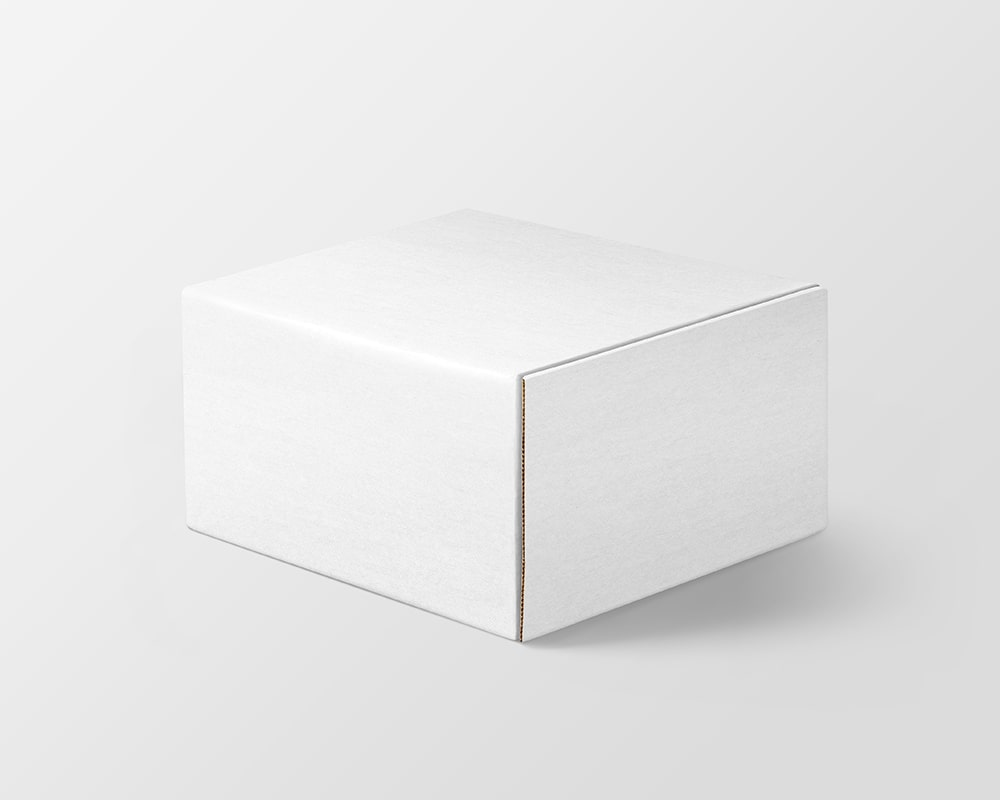
#> input picture test/mailingBoxmockup.jpg, 1000 x 800 px, given in place of snackBag.jpg, which was not available
$ python textPlacement.py
#> lines starting #> are read from the running program, lines starting #| are printed output that depends on the picture; pictures that were not available may be replaced by others from this repository, and a replacement may not be noted
import requests
import numpy as np
from datetime import datetime
import os
import cv2
import cvzone
import matplotlib.pyplot  as plt
from PIL import Image, ImageDraw, ImageFont

def image_resize(image, width = None, height = None, inter = cv2.INTER_AREA):

    dim = None
    (h, w) = image.shape[:2]

    if width is None and height is None:
        return image

    if width is None:

        r = height / float(h) #type:ignore
        dim = (int(w * r), height)
    else:
        # calculate the ratio of the width and construct the
        # dimensions
        r = width / float(w)
        dim = (width, int(h * r))
        (h, w)  = dim

    # resize the image
    resized = cv2.resize(image, dim, interpolation = inter)#type:ignore

    return resized


def create_mockup(image,path,mockup,logo=None,pos=None,text=None):

#> called with image = './goandpin123832 3.png', path = './Patternmango.png', mockup = 'FB', text = 'WE NEVER WALK'
    import matplotlib.pyplot as plt

    mockup_path = './originMockup.jpg'
    bg_mockup_path = './originMockup2.jpg'
    x =30
    y = 410
    if pos == 'top':
        y =320
    elif pos == 'bottom':
        y = 530

    if mockup == 'TB':
        mockup_path = './tall box.jpg'
        bg_mockup_path = './tallBoxOrigin.jpg'
        x = 15
        y = 310
        shear = 0.08
        if pos == 'top':
            y =50
            x = 80
            shear = -0.055
        elif pos == 'bottom':
            x = -10
            y = 450
            shear = 0.02


        mask = Image.open(mockup_path).convert('L')
        pattern = cv2.imread(image)
        pattern = cv2.cvtColor(pattern, cv2.COLOR_BGR2RGBA)
        src2 = Image.new("RGB", mask.size, 255)

        rows, cols, dim = pattern.shape
        M = np.float32([[1, -0.186,250], #  shear x ,pos x 0
              [-0.055, 1  ,100], #shear y , pos y 0.385
              [0, 0  , 1]]) # type: ignore

        pattern = cv2.warpPerspective(pattern,M,(int(cols*1),int(rows*1)))# type: ignore

        if logo is not None:
            M = np.float32([[1, 0,420], #  shear x ,pos x 0
            [shear, 1  ,100], #shear y , pos y 0.385
            [0, 0  , 1]]) # type: ignore
            logo = cv2.imread(logo,cv2.IMREAD_UNCHANGED)
            logo = cv2.cvtColor(logo, cv2.COLOR_BGR2RGBA)
            logo = image_resize(logo, width =110)
            logo = cv2.warpPerspective(logo,M,(int(cols*1),int(rows*2))) # type: ignore
            # pattern = cvzone.overlayPNG(pattern,logo,[x,y])
            #make overlay
            pattern = cvzone.overlayPNG(pattern,logo,[x,y])

        #TODO text
        if text is not None:
            text = text.replace(' ','\n')
            M = np.float32([[1, 0,420], #  shear x ,pos x 0
            [shear, 1  ,100], #shear y , pos y 0.385
            [0, 0  , 1]]) # type: ignore

            plain_image = Image.new("RGBA", mask.size, 0)
            d1 = ImageDraw.Draw(plain_image)
            myFont = ImageFont.truetype('MN MINI.ttf', 48)
            # text((x,y),text,font,fill,spacing,align='center')
            # y = 0 top y = 500 center y =200 bottom
            d1.text((0,0),text, font=myFont, fill =(0, 0, 0),align='left')
            text_plain_image = np.array(plain_image)
            text_plain_image = cv2.warpPerspective(text_plain_image,M,(int(cols*1),int(rows*2))) # type: ignore

            # plain_image.show()
            pattern = cvzone.overlayPNG(pattern,text_plain_image,[x,y])

        src = Image.fromarray(pattern).resize(mask.size)
        mockup = Image.open(bg_mockup_path)
        mockup.paste(src,(0,0),mask=mask) # type: ignore
        mockup.show()
        # mockup.save(path)
        return


    elif mockup == 'MLB':
        mockup_path = './milkmockup.png'
        bg_mockup_path = './milkmockupOrigin.png'

        y = 410
        if pos == 'top':
            y =250
        elif pos == 'bottom':
            y = 630


        mask = Image.open(mockup_path).convert('L')
        pattern = cv2.imread(image)
        pattern = cv2.cvtColor(pattern, cv2.COLOR_BGR2RGBA)
        src2 = Image.new("RGBA", mask.size, 0)
        rows, cols, dim = pattern.shape
        M = np.float32([[1, 0,380], #  shear x ,pos x 0
              [-0.055, 1  ,100], #shear y , pos y 0.385
              [0, 0  , 1]]) # type: ignore

        if logo is not None:
            logo = cv2.imread(logo,cv2.IMREAD_UNCHANGED)
            logo = cv2.cvtColor(logo, cv2.COLOR_BGR2RGBA)
            logo = image_resize(logo, width =130)
            logo = cv2.warpPerspective(logo,M,(int(cols*1),int(rows*2))) # type: ignore
            pattern = cvzone.overlayPNG(pattern,logo,[x,y])
            #make overlay
            patter = cvzone.overlayPNG(pattern,logo,[x,y])


         #TODO text
        if text is not None:
            text = text.replace(' ','\n')
            plain_image = Image.new("RGBA", mask.size, 0)
            d1 = ImageDraw.Draw(plain_image)
            myFont = ImageFont.truetype('MN MINI.ttf', 48)
            # text((x,y),text,font,fill,spacing,align='center')
            # y = 0 top y = 500 center y =200 bottom
            d1.text((0,200),text, font=myFont, fill =(0, 0, 0),align='left')
            text_plain_image = np.array(plain_image)
            text_plain_image = cv2.warpPerspective(text_plain_image,M,(int(cols*1),int(rows*2))) # type: ignore

            # plain_image.show()
            pattern = cvzone.overlayPNG(pattern,text_plain_image,[x,y])


        src = Image.fromarray(patter).resize(mask.size)
        mockup = Image.open(bg_mockup_path)
        mockup.paste(src,(0,0),mask=mask) # type: ignore
        mockup.show()
        # mockup.save(path)
        return

    elif mockup == 'FB':
        mockup_path = './snackBag.jpg'
        bg_mockup_path = './snackBagOrigin.jpg'

        x = 200
        y =250
        if pos == 'top':
            x = 200
            y =100
        elif pos == 'bottom':
            x = 200
            y = 400

        mask = Image.open(mockup_path).convert('L')
        pattern = cv2.imread(image)
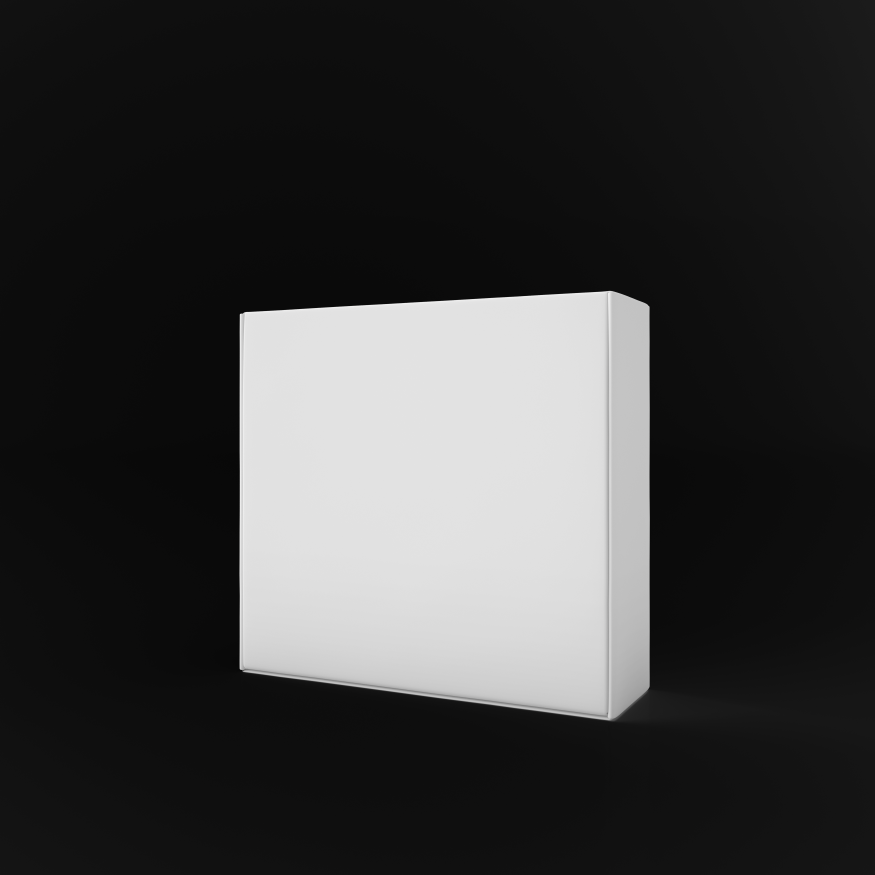
#> input picture test/flatboxMockup.png, 3500 x 3500 px, given in place of goandpin123832 3.png, which was not available (shown at 1/4 size)
#> pattern is the input picture: shape (3500, 3500, 3); mean B, G, R 57.8, 57.7, 57.7
        pattern = cv2.cvtColor(pattern, cv2.COLOR_BGR2RGBA)
#> pattern: shape (3500, 3500, 4)
        # [11 lines of commented-out code are left out]
        img = cv2.imread(mockup_path)

        assert img is not None, "file could not be read, check with os.path.exists()"
        src2 = Image.new("RGBA", mask.size, 0)
#> src2: PIL image 1000x800 RGBA; every value is 0
        rows,cols,ch = img.shape
#> rows = 800; cols = 1000; ch = 3

        tl = [781,813]
        bl = [1508,1662]
        tr = [1573,457]
        br = [2219,1234]

        # [4 lines of commented-out code are left out]

        pattern = cv2.resize(pattern,(br[0]-bl[0],bl[1]-tl[1])) #y x
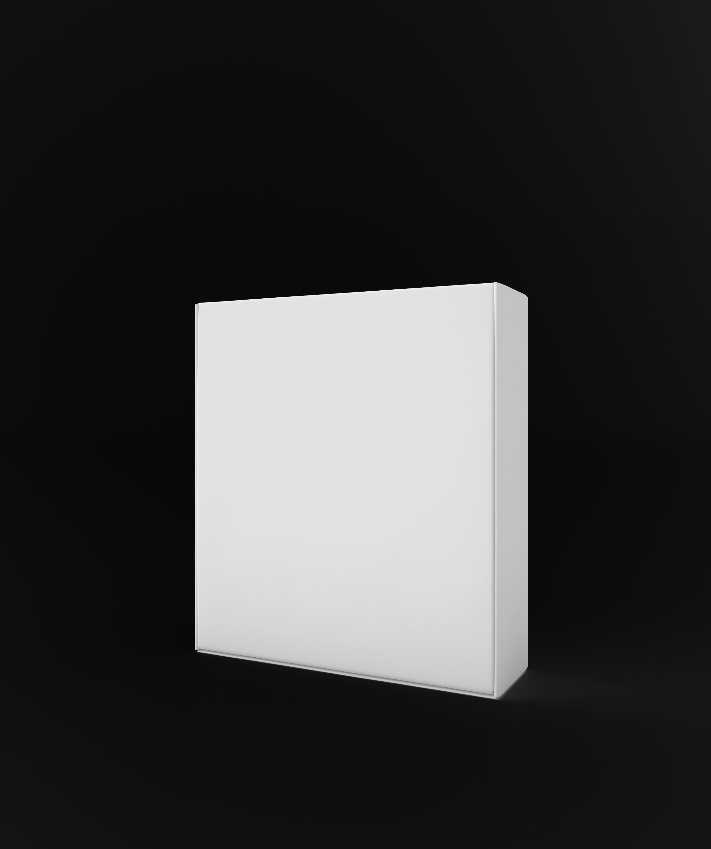
#> pattern: shape (849, 711, 4); mean R, G, B, A 57.7, 57.7, 57.7, 255
        if logo is not None:
            logo = cv2.imread(logo,cv2.IMREAD_UNCHANGED)
            logo = cv2.cvtColor(logo, cv2.COLOR_BGR2RGBA)
            logo = image_resize(logo, width = 350)
            pattern = cvzone.overlayPNG(pattern,logo,[x,y])

         #TODO text
        if text is not None:
            # text = text.replace(' ','\n')
            plain_image = Image.new("RGBA", mask.size, 0)
            d1 = ImageDraw.Draw(plain_image)
            myFont = ImageFont.truetype('MN MINI.ttf', 48)
            # text((x,y),text,font,fill,spacing,align='center')
            # y = 0 top y = 500 center y =200 bottom
            d1.text((0,0),text, font=myFont, fill =(0, 0, 0),align='left')
            text_plain_image = np.array(plain_image)
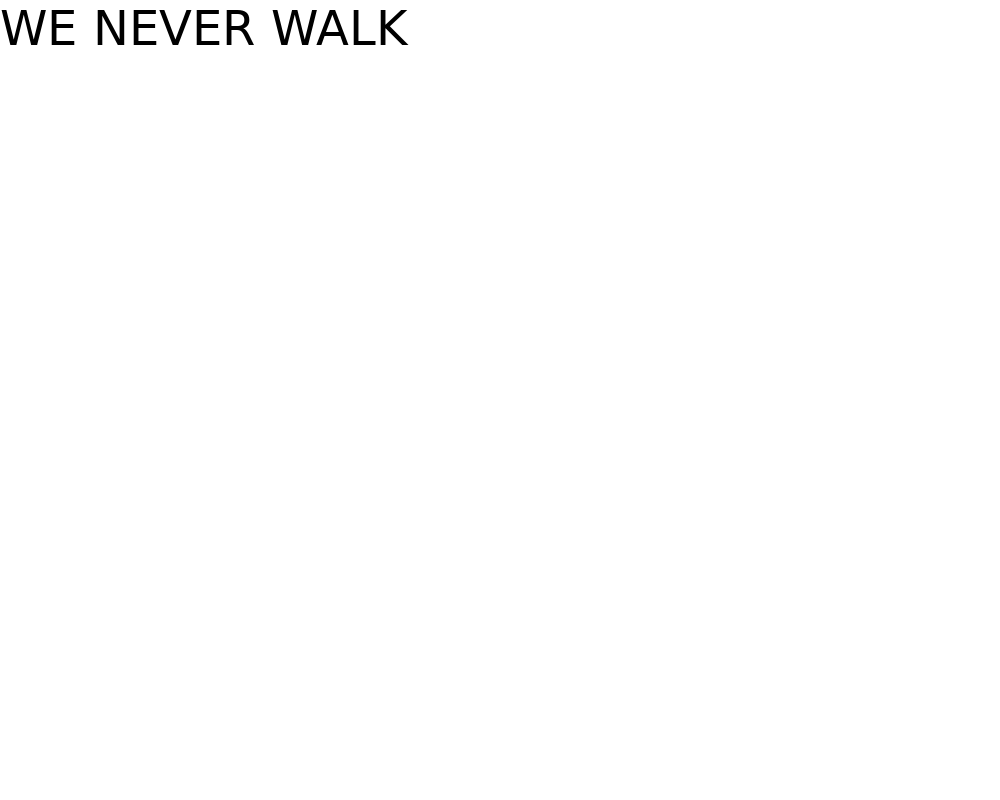
#> text_plain_image: shape (800, 1000, 4); mean R, G, B, A 0, 0, 0, 1.4; transparent parts drawn white

            # plain_image.show()
#> (the run stopped early here; a loop or call above may not have finished)
